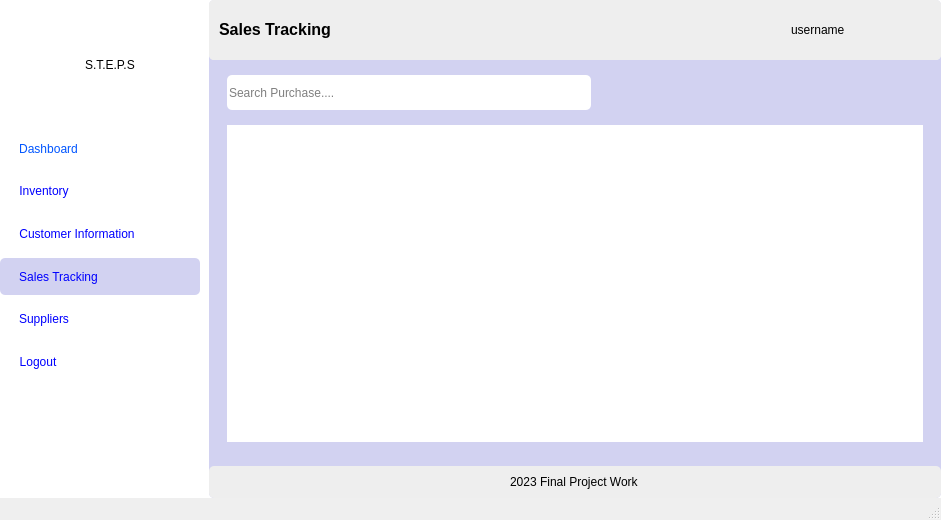
<?xml version="1.0" encoding="UTF-8"?>
<ui version="4.0">
 <class>MainWindow</class>
 <widget class="QMainWindow" name="MainWindow">
  <property name="geometry">
   <rect>
    <x>0</x>
    <y>0</y>
    <width>941</width>
    <height>520</height>
   </rect>
  </property>
  <property name="windowTitle">
   <string>SalesTracking</string>
  </property>
  <property name="styleSheet">
   <string notr="true">MainWindow{
	background-color: #ffe135
}</string>
  </property>
  <widget class="QWidget" name="centralwidget">
   <property name="styleSheet">
    <string notr="true">background-color: rgb(255, 255, 255);</string>
   </property>
   <layout class="QHBoxLayout" name="horizontalLayout">
    <property name="spacing">
     <number>9</number>
    </property>
    <property name="leftMargin">
     <number>0</number>
    </property>
    <property name="topMargin">
     <number>0</number>
    </property>
    <property name="rightMargin">
     <number>0</number>
    </property>
    <property name="bottomMargin">
     <number>0</number>
    </property>
    <item>
     <widget class="QWidget" name="widget_2" native="true">
      <property name="minimumSize">
       <size>
        <width>200</width>
        <height>0</height>
       </size>
      </property>
      <property name="maximumSize">
       <size>
        <width>200</width>
        <height>16777215</height>
       </size>
      </property>
      <property name="styleSheet">
       <string notr="true">border-radius: 5px;</string>
      </property>
      <layout class="QHBoxLayout" name="horizontalLayout_5">
       <property name="leftMargin">
        <number>0</number>
       </property>
       <property name="topMargin">
        <number>0</number>
       </property>
       <property name="rightMargin">
        <number>0</number>
       </property>
       <property name="bottomMargin">
        <number>0</number>
       </property>
       <item alignment="Qt::AlignTop">
        <widget class="QWidget" name="widget_3" native="true">
         <property name="sizePolicy">
          <sizepolicy hsizetype="Preferred" vsizetype="Maximum">
           <horstretch>0</horstretch>
           <verstretch>0</verstretch>
          </sizepolicy>
         </property>
         <property name="minimumSize">
          <size>
           <width>200</width>
           <height>400</height>
          </size>
         </property>
         <property name="maximumSize">
          <size>
           <width>200</width>
           <height>800</height>
          </size>
         </property>
         <property name="styleSheet">
          <string notr="true">border-radius: 5px;</string>
         </property>
         <layout class="QVBoxLayout" name="verticalLayout">
          <property name="spacing">
           <number>0</number>
          </property>
          <property name="leftMargin">
           <number>0</number>
          </property>
          <property name="topMargin">
           <number>0</number>
          </property>
          <property name="rightMargin">
           <number>0</number>
          </property>
          <property name="bottomMargin">
           <number>0</number>
          </property>
          <item>
           <widget class="QWidget" name="widget" native="true">
            <property name="sizePolicy">
             <sizepolicy hsizetype="Expanding" vsizetype="Expanding">
              <horstretch>0</horstretch>
              <verstretch>0</verstretch>
             </sizepolicy>
            </property>
            <property name="maximumSize">
             <size>
              <width>16777215</width>
              <height>90</height>
             </size>
            </property>
            <property name="styleSheet">
             <string notr="true"/>
            </property>
            <layout class="QHBoxLayout" name="horizontalLayout_4">
             <item>
              <widget class="QLabel" name="label_2">
               <property name="sizePolicy">
                <sizepolicy hsizetype="Maximum" vsizetype="Maximum">
                 <horstretch>0</horstretch>
                 <verstretch>0</verstretch>
                </sizepolicy>
               </property>
               <property name="maximumSize">
                <size>
                 <width>70</width>
                 <height>70</height>
                </size>
               </property>
               <property name="text">
                <string/>
               </property>
               <property name="pixmap">
                <pixmap>../icons/point-of-sale.png</pixmap>
               </property>
               <property name="scaledContents">
                <bool>true</bool>
               </property>
              </widget>
             </item>
             <item>
              <widget class="QLabel" name="label">
               <property name="styleSheet">
                <string notr="true">font: 81 16pt &quot;Open Sans ExtraBold&quot;;</string>
               </property>
               <property name="text">
                <string>S.T.E.P.S</string>
               </property>
              </widget>
             </item>
            </layout>
           </widget>
          </item>
          <item>
           <widget class="QWidget" name="widget_6" native="true">
            <property name="maximumSize">
             <size>
              <width>16777215</width>
              <height>250</height>
             </size>
            </property>
            <layout class="QVBoxLayout" name="verticalLayout_11">
             <property name="leftMargin">
              <number>0</number>
             </property>
             <property name="topMargin">
              <number>0</number>
             </property>
             <property name="rightMargin">
              <number>0</number>
             </property>
             <property name="bottomMargin">
              <number>0</number>
             </property>
             <item>
              <widget class="QWidget" name="widget_12" native="true">
               <property name="maximumSize">
                <size>
                 <width>16777215</width>
                 <height>40</height>
                </size>
               </property>
               <property name="styleSheet">
                <string notr="true"/>
               </property>
               <layout class="QVBoxLayout" name="verticalLayout_21">
                <property name="leftMargin">
                 <number>19</number>
                </property>
                <property name="topMargin">
                 <number>0</number>
                </property>
                <property name="rightMargin">
                 <number>0</number>
                </property>
                <property name="bottomMargin">
                 <number>0</number>
                </property>
                <item alignment="Qt::AlignLeft">
                 <widget class="QPushButton" name="dashboard">
                  <property name="sizePolicy">
                   <sizepolicy hsizetype="Minimum" vsizetype="Expanding">
                    <horstretch>0</horstretch>
                    <verstretch>0</verstretch>
                   </sizepolicy>
                  </property>
                  <property name="styleSheet">
                   <string notr="true">font: 75 10pt &quot;MS Shell Dlg 2&quot;;
color: rgb(0, 85, 255);</string>
                  </property>
                  <property name="text">
                   <string>Dashboard</string>
                  </property>
                  <property name="icon">
                   <iconset>
                    <normaloff>../icons/dashboard-report-icon.png</normaloff>../icons/dashboard-report-icon.png</iconset>
                  </property>
                 </widget>
                </item>
               </layout>
              </widget>
             </item>
             <item>
              <widget class="QWidget" name="widget_20" native="true">
               <property name="maximumSize">
                <size>
                 <width>16777215</width>
                 <height>40</height>
                </size>
               </property>
               <layout class="QVBoxLayout" name="verticalLayout_22">
                <property name="leftMargin">
                 <number>19</number>
                </property>
                <property name="topMargin">
                 <number>0</number>
                </property>
                <property name="rightMargin">
                 <number>0</number>
                </property>
                <property name="bottomMargin">
                 <number>0</number>
                </property>
                <item alignment="Qt::AlignLeft">
                 <widget class="QPushButton" name="products">
                  <property name="sizePolicy">
                   <sizepolicy hsizetype="Expanding" vsizetype="Expanding">
                    <horstretch>0</horstretch>
                    <verstretch>0</verstretch>
                   </sizepolicy>
                  </property>
                  <property name="minimumSize">
                   <size>
                    <width>0</width>
                    <height>0</height>
                   </size>
                  </property>
                  <property name="styleSheet">
                   <string notr="true">font: 75 10pt &quot;MS Shell Dlg 2&quot;;
color: rgb(0, 0, 255);</string>
                  </property>
                  <property name="text">
                   <string>Inventory</string>
                  </property>
                  <property name="icon">
                   <iconset>
                    <normaloff>../icons/groceries-icon.png</normaloff>../icons/groceries-icon.png</iconset>
                  </property>
                 </widget>
                </item>
               </layout>
              </widget>
             </item>
             <item>
              <widget class="QWidget" name="widget_14" native="true">
               <layout class="QVBoxLayout" name="verticalLayout_8">
                <property name="leftMargin">
                 <number>19</number>
                </property>
                <property name="topMargin">
                 <number>0</number>
                </property>
                <property name="rightMargin">
                 <number>0</number>
                </property>
                <property name="bottomMargin">
                 <number>0</number>
                </property>
                <item alignment="Qt::AlignLeft">
                 <widget class="QPushButton" name="customers">
                  <property name="sizePolicy">
                   <sizepolicy hsizetype="Expanding" vsizetype="Expanding">
                    <horstretch>0</horstretch>
                    <verstretch>0</verstretch>
                   </sizepolicy>
                  </property>
                  <property name="styleSheet">
                   <string notr="true">font: 75 10pt &quot;MS Shell Dlg 2&quot;;
color: rgb(0, 0, 255);</string>
                  </property>
                  <property name="text">
                   <string>Customer Information</string>
                  </property>
                  <property name="icon">
                   <iconset>
                    <normaloff>../icons/followers-friends-icon.png</normaloff>../icons/followers-friends-icon.png</iconset>
                  </property>
                 </widget>
                </item>
               </layout>
              </widget>
             </item>
             <item>
              <widget class="QWidget" name="widget_21" native="true">
               <property name="maximumSize">
                <size>
                 <width>16777215</width>
                 <height>40</height>
                </size>
               </property>
               <property name="styleSheet">
                <string notr="true">background-color: rgb(210, 210, 241);</string>
               </property>
               <layout class="QVBoxLayout" name="verticalLayout_24">
                <property name="leftMargin">
                 <number>19</number>
                </property>
                <property name="topMargin">
                 <number>0</number>
                </property>
                <property name="rightMargin">
                 <number>0</number>
                </property>
                <property name="bottomMargin">
                 <number>0</number>
                </property>
                <item alignment="Qt::AlignLeft">
                 <widget class="QPushButton" name="cart">
                  <property name="sizePolicy">
                   <sizepolicy hsizetype="Minimum" vsizetype="Expanding">
                    <horstretch>0</horstretch>
                    <verstretch>0</verstretch>
                   </sizepolicy>
                  </property>
                  <property name="styleSheet">
                   <string notr="true">font: 75 10pt &quot;MS Shell Dlg 2&quot;;
color: rgb(0, 0, 255);</string>
                  </property>
                  <property name="text">
                   <string>Sales Tracking</string>
                  </property>
                  <property name="icon">
                   <iconset>
                    <normaloff>../icons/order-placed-purchased-icon.png</normaloff>../icons/order-placed-purchased-icon.png</iconset>
                  </property>
                 </widget>
                </item>
               </layout>
              </widget>
             </item>
             <item>
              <widget class="QWidget" name="widget_15" native="true">
               <layout class="QVBoxLayout" name="verticalLayout_12">
                <property name="leftMargin">
                 <number>19</number>
                </property>
                <property name="topMargin">
                 <number>0</number>
                </property>
                <property name="rightMargin">
                 <number>0</number>
                </property>
                <property name="bottomMargin">
                 <number>0</number>
                </property>
                <item alignment="Qt::AlignLeft">
                 <widget class="QPushButton" name="suppliers">
                  <property name="sizePolicy">
                   <sizepolicy hsizetype="Expanding" vsizetype="Expanding">
                    <horstretch>0</horstretch>
                    <verstretch>0</verstretch>
                   </sizepolicy>
                  </property>
                  <property name="styleSheet">
                   <string notr="true">font: 75 10pt &quot;MS Shell Dlg 2&quot;;
color: rgb(0, 0, 255);</string>
                  </property>
                  <property name="text">
                   <string>Suppliers</string>
                  </property>
                  <property name="icon">
                   <iconset>
                    <normaloff>../icons/hotel-supplier.png</normaloff>../icons/hotel-supplier.png</iconset>
                  </property>
                 </widget>
                </item>
               </layout>
              </widget>
             </item>
             <item>
              <widget class="QWidget" name="widget_23" native="true">
               <property name="maximumSize">
                <size>
                 <width>16777215</width>
                 <height>40</height>
                </size>
               </property>
               <layout class="QVBoxLayout" name="verticalLayout_25">
                <property name="leftMargin">
                 <number>19</number>
                </property>
                <property name="topMargin">
                 <number>0</number>
                </property>
                <property name="rightMargin">
                 <number>0</number>
                </property>
                <property name="bottomMargin">
                 <number>0</number>
                </property>
                <item alignment="Qt::AlignLeft">
                 <widget class="QPushButton" name="logout">
                  <property name="sizePolicy">
                   <sizepolicy hsizetype="Minimum" vsizetype="Expanding">
                    <horstretch>0</horstretch>
                    <verstretch>0</verstretch>
                   </sizepolicy>
                  </property>
                  <property name="styleSheet">
                   <string notr="true">font: 75 10pt &quot;MS Shell Dlg 2&quot;;
color: rgb(0, 0, 255);</string>
                  </property>
                  <property name="text">
                   <string>Logout</string>
                  </property>
                  <property name="icon">
                   <iconset>
                    <normaloff>../icons/sign-out-icon.png</normaloff>../icons/sign-out-icon.png</iconset>
                  </property>
                 </widget>
                </item>
               </layout>
              </widget>
             </item>
            </layout>
           </widget>
          </item>
         </layout>
        </widget>
       </item>
      </layout>
     </widget>
    </item>
    <item>
     <widget class="QWidget" name="widget_9" native="true">
      <property name="styleSheet">
       <string notr="true">background-color: rgb(210, 210, 241);
border-radius: 5px;</string>
      </property>
      <layout class="QVBoxLayout" name="verticalLayout_9">
       <property name="leftMargin">
        <number>0</number>
       </property>
       <property name="topMargin">
        <number>0</number>
       </property>
       <property name="rightMargin">
        <number>0</number>
       </property>
       <property name="bottomMargin">
        <number>0</number>
       </property>
       <item>
        <widget class="QWidget" name="widget_5" native="true">
         <property name="minimumSize">
          <size>
           <width>0</width>
           <height>60</height>
          </size>
         </property>
         <property name="styleSheet">
          <string notr="true">background-color: rgb(238, 238, 238);</string>
         </property>
         <layout class="QHBoxLayout" name="horizontalLayout_3">
          <property name="leftMargin">
           <number>0</number>
          </property>
          <property name="topMargin">
           <number>0</number>
          </property>
          <property name="rightMargin">
           <number>0</number>
          </property>
          <property name="bottomMargin">
           <number>0</number>
          </property>
          <item>
           <widget class="QLabel" name="label_3">
            <property name="styleSheet">
             <string notr="true">font: 81 8pt &quot;Open Sans ExtraBold&quot;;</string>
            </property>
            <property name="text">
             <string>&lt;html&gt;&lt;head/&gt;&lt;body&gt;&lt;p&gt;&lt;span style=&quot; font-size:12pt; font-weight:600;&quot;&gt;Sales Tracking&lt;/span&gt;&lt;/p&gt;&lt;/body&gt;&lt;/html&gt;</string>
            </property>
            <property name="margin">
             <number>9</number>
            </property>
            <property name="indent">
             <number>10</number>
            </property>
           </widget>
          </item>
          <item>
           <widget class="QLabel" name="image">
            <property name="minimumSize">
             <size>
              <width>45</width>
              <height>45</height>
             </size>
            </property>
            <property name="maximumSize">
             <size>
              <width>50</width>
              <height>50</height>
             </size>
            </property>
            <property name="styleSheet">
             <string notr="true">border-radius: 50% !important;</string>
            </property>
            <property name="text">
             <string/>
            </property>
            <property name="pixmap">
             <pixmap>../../../../../Pictures/dall-e-2.jpg</pixmap>
            </property>
            <property name="scaledContents">
             <bool>true</bool>
            </property>
           </widget>
          </item>
          <item>
           <widget class="QLabel" name="username">
            <property name="minimumSize">
             <size>
              <width>0</width>
              <height>0</height>
             </size>
            </property>
            <property name="maximumSize">
             <size>
              <width>150</width>
              <height>16777215</height>
             </size>
            </property>
            <property name="styleSheet">
             <string notr="true">font: 12pt &quot;Lucida Sans Unicode&quot;;</string>
            </property>
            <property name="text">
             <string>username</string>
            </property>
           </widget>
          </item>
         </layout>
        </widget>
       </item>
       <item>
        <widget class="QWidget" name="widget_10" native="true">
         <property name="sizePolicy">
          <sizepolicy hsizetype="Expanding" vsizetype="Expanding">
           <horstretch>0</horstretch>
           <verstretch>0</verstretch>
          </sizepolicy>
         </property>
         <property name="minimumSize">
          <size>
           <width>475</width>
           <height>198</height>
          </size>
         </property>
         <layout class="QVBoxLayout" name="verticalLayout_6">
          <item>
           <widget class="QWidget" name="widget_25" native="true">
            <property name="sizePolicy">
             <sizepolicy hsizetype="Preferred" vsizetype="Expanding">
              <horstretch>0</horstretch>
              <verstretch>0</verstretch>
             </sizepolicy>
            </property>
            <property name="maximumSize">
             <size>
              <width>16777215</width>
              <height>35</height>
             </size>
            </property>
            <layout class="QHBoxLayout" name="horizontalLayout_2">
             <property name="leftMargin">
              <number>9</number>
             </property>
             <property name="topMargin">
              <number>0</number>
             </property>
             <property name="rightMargin">
              <number>9</number>
             </property>
             <property name="bottomMargin">
              <number>0</number>
             </property>
             <item>
              <widget class="QWidget" name="widget_4" native="true">
               <layout class="QVBoxLayout" name="verticalLayout_5">
                <property name="leftMargin">
                 <number>0</number>
                </property>
                <property name="topMargin">
                 <number>0</number>
                </property>
                <property name="rightMargin">
                 <number>0</number>
                </property>
                <property name="bottomMargin">
                 <number>0</number>
                </property>
                <item>
                 <widget class="QLineEdit" name="search">
                  <property name="sizePolicy">
                   <sizepolicy hsizetype="Expanding" vsizetype="Expanding">
                    <horstretch>0</horstretch>
                    <verstretch>0</verstretch>
                   </sizepolicy>
                  </property>
                  <property name="maximumSize">
                   <size>
                    <width>364</width>
                    <height>35</height>
                   </size>
                  </property>
                  <property name="styleSheet">
                   <string notr="true">background-color: rgb(255, 255, 255);
font: 10pt &quot;Open Sans&quot;;</string>
                  </property>
                  <property name="placeholderText">
                   <string>Search Purchase....</string>
                  </property>
                 </widget>
                </item>
               </layout>
              </widget>
             </item>
             <item>
              <widget class="QWidget" name="widget_11" native="true">
               <property name="sizePolicy">
                <sizepolicy hsizetype="Expanding" vsizetype="Preferred">
                 <horstretch>0</horstretch>
                 <verstretch>0</verstretch>
                </sizepolicy>
               </property>
               <property name="maximumSize">
                <size>
                 <width>120</width>
                 <height>16777215</height>
                </size>
               </property>
               <layout class="QVBoxLayout" name="verticalLayout_7">
                <property name="leftMargin">
                 <number>0</number>
                </property>
                <property name="topMargin">
                 <number>0</number>
                </property>
                <property name="rightMargin">
                 <number>0</number>
                </property>
                <property name="bottomMargin">
                 <number>0</number>
                </property>
               </layout>
              </widget>
             </item>
             <item>
              <widget class="QWidget" name="widget_8" native="true">
               <property name="maximumSize">
                <size>
                 <width>150</width>
                 <height>16777215</height>
                </size>
               </property>
               <layout class="QVBoxLayout" name="verticalLayout_4">
                <property name="spacing">
                 <number>6</number>
                </property>
                <property name="leftMargin">
                 <number>0</number>
                </property>
                <property name="topMargin">
                 <number>0</number>
                </property>
                <property name="rightMargin">
                 <number>0</number>
                </property>
                <property name="bottomMargin">
                 <number>0</number>
                </property>
               </layout>
              </widget>
             </item>
             <item>
              <widget class="QWidget" name="widget_7" native="true">
               <property name="maximumSize">
                <size>
                 <width>150</width>
                 <height>16777215</height>
                </size>
               </property>
               <layout class="QVBoxLayout" name="verticalLayout_3">
                <property name="leftMargin">
                 <number>0</number>
                </property>
                <property name="topMargin">
                 <number>0</number>
                </property>
                <property name="rightMargin">
                 <number>0</number>
                </property>
                <property name="bottomMargin">
                 <number>0</number>
                </property>
               </layout>
              </widget>
             </item>
            </layout>
           </widget>
          </item>
          <item>
           <widget class="QFrame" name="frame_7">
            <property name="sizePolicy">
             <sizepolicy hsizetype="Preferred" vsizetype="Expanding">
              <horstretch>0</horstretch>
              <verstretch>0</verstretch>
             </sizepolicy>
            </property>
            <layout class="QVBoxLayout" name="verticalLayout_10">
             <item>
              <widget class="QTableWidget" name="table">
               <property name="font">
                <font>
                 <family>Open Sans ExtraBold</family>
                 <pointsize>10</pointsize>
                 <weight>75</weight>
                 <bold>true</bold>
                </font>
               </property>
               <property name="cursor" stdset="0">
                <cursorShape>PointingHandCursor</cursorShape>
               </property>
               <property name="autoFillBackground">
                <bool>true</bool>
               </property>
               <property name="styleSheet">
                <string notr="true">background-color: rgb(255, 255, 255);</string>
               </property>
              </widget>
             </item>
            </layout>
           </widget>
          </item>
         </layout>
        </widget>
       </item>
       <item>
        <widget class="QWidget" name="widget_13" native="true">
         <property name="styleSheet">
          <string notr="true">background-color: rgb(238, 238, 238);</string>
         </property>
         <layout class="QVBoxLayout" name="verticalLayout_2">
          <item alignment="Qt::AlignHCenter">
           <widget class="QLabel" name="label_8">
            <property name="text">
             <string>2023 Final Project Work</string>
            </property>
           </widget>
          </item>
         </layout>
        </widget>
       </item>
      </layout>
     </widget>
    </item>
   </layout>
  </widget>
  <widget class="QStatusBar" name="statusbar"/>
  <widget class="QMenuBar" name="menubar">
   <property name="geometry">
    <rect>
     <x>0</x>
     <y>0</y>
     <width>941</width>
     <height>21</height>
    </rect>
   </property>
  </widget>
 </widget>
 <resources>
  <include location="../resources.qrc"/>
 </resources>
 <connections/>
</ui>
